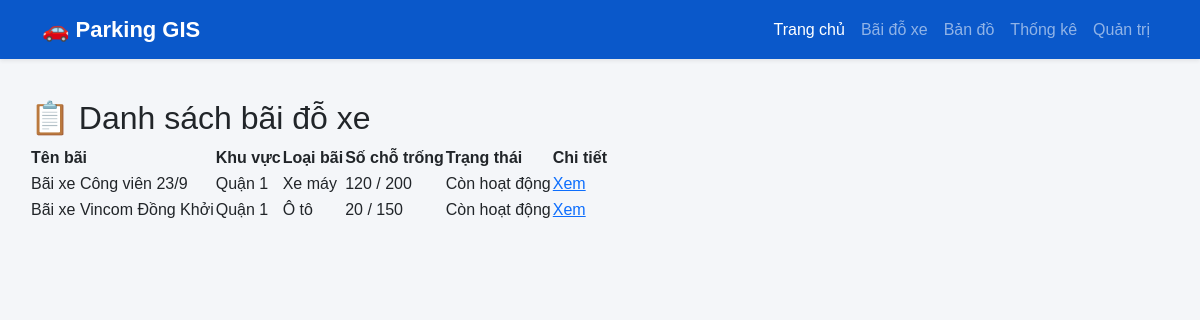
The page /parking/ on the database its author committed.
### parking/models.py (models this page shows, shortened)
class ParkingLot(models.Model):
    STATUS_CHOICES = [
        ('open', 'Đang hoạt động'),
        ('closed', 'Tạm ngưng'),
    ]
    name = models.CharField(max_length=100, verbose_name="Tên bãi đỗ xe")
    address = models.CharField(max_length=200, verbose_name="Địa chỉ")
    latitude = models.FloatField(null=True, blank=True, verbose_name="Vĩ độ")
    longitude = models.FloatField(null=True, blank=True, verbose_name="Kinh độ")
    capacity = models.IntegerField(verbose_name="Tổng số chỗ")
    available_slots = models.IntegerField(verbose_name="Số chỗ trống")
    status = models.CharField(
        max_length=10,
        choices=STATUS_CHOICES,
        default='open',
        verbose_name="Trạng thái"
    )
    area = models.ForeignKey(
        Area,
        on_delete=models.CASCADE,
        null=True,
        blank=True,
        verbose_name="Khu vực"
    )
    parking_type = models.ForeignKey(
        ParkingType,
        on_delete=models.CASCADE,
        verbose_name="Loại bãi"
    )
    class Meta:
        verbose_name = "Bãi đỗ xe"
        verbose_name_plural = "Bãi đỗ xe"

class Area(models.Model):
    name = models.CharField(max_length=100, verbose_name="Tên khu vực")
    class Meta:
        verbose_name = "Khu vực"
        verbose_name_plural = "Khu vực"
    def __str__(self):
        return self.name

class ParkingType(models.Model):
    name = models.CharField(max_length=50, verbose_name="Loại bãi đỗ")
    class Meta:
        verbose_name = "Loại bãi đỗ xe"
        verbose_name_plural = "Loại bãi đỗ xe"
    def __str__(self):
        return self.name

### parking/views.py (the view)
# urls.py: path('parking/', views.parking_list, name='parking_list'),
def parking_list(request):
    parking_lots = ParkingLot.objects.all()
    return render(request, 'parking/parking_list.html', {
        'parking_lots': parking_lots
    })

### parking/templates/parking/parking_list.html
{% extends 'parking/base.html' %}
{% block content %}
<h2>📋 Danh sách bãi đỗ xe</h2>
<table>
    <tr>
        <th>Tên bãi</th>
        <th>Khu vực</th>
        <th>Loại bãi</th>
        <th>Số chỗ trống</th>
        <th>Trạng thái</th>
        <th>Chi tiết</th>
    </tr>
    {% for p in parking_lots %}
    <tr>
        <td>{{ p.name }}</td>
        <td>{{ p.area }}</td>
        <td>{{ p.parking_type }}</td>
        <td>{{ p.available_slots }} / {{ p.capacity }}</td>
        <td>
            {% if p.status == 'open' %}
                <span class="status-open">Còn hoạt động</span>
            {% else %}
                <span class="status-closed">Tạm ngưng</span>
            {% endif %}
        </td>
        <td>
            <a href="{% url 'parking_detail' p.id %}">Xem</a>
        </td>
    </tr>
    {% empty %}
    <tr>
        <td colspan="6">Chưa có bãi đỗ xe nào.</td>
    </tr>
    {% endfor %}
</table>
{% endblock %}

### parking/templates/parking/base.html (shortened to what this page needs)
<!DOCTYPE html>
<html lang="vi">
<head>
    <link href="https://cdn.jsdelivr.net/npm/bootstrap@5.3.2/dist/css/bootstrap.min.css" rel="stylesheet">
</head>
<body>
<nav class="navbar navbar-expand-lg navbar-dark navbar-custom shadow-sm">
    <div class="container">
        <a class="navbar-brand" href="{% url 'home' %}">🚗 Parking GIS</a>
        <div class="collapse navbar-collapse" id="navbarNav">
            <ul class="navbar-nav ms-auto">
                <li class="nav-item">
                    <a class="nav-link active" href="{% url 'home' %}">Trang chủ</a>
                </li>
                <li class="nav-item">
                    <a class="nav-link" href="{% url 'parking_list' %}">Bãi đỗ xe</a>
                </li>
                <li class="nav-item">
                    <a class="nav-link" href="/map/">Bản đồ</a>
                </li>
                <li class="nav-item">
                    <a class="nav-link" href="#">Thống kê</a>
                </li>
                <li class="nav-item">
                    <a class="nav-link" href="/admin/">Quản trị</a>
                </li>
            </ul>
        </div>
    </div>
</nav>
<div class="container main-content">
    {% block content %}{% endblock %}
</div>
</body>
</html>

### parking/templates/parking/base.html (style rules this page uses)
body { background-color: #f4f6f9; font-family: Arial, sans-serif; }
.navbar-custom { background-color: #0a58ca; }
.navbar-brand { font-weight: bold; font-size: 22px; }
.main-content { padding: 40px 0; }

### rows shown on the page
ParkingLot: name "Bãi xe Công viên 23/9", area "Quận 1", parking_type "Xe máy", available_slots "120", capacity "200", status "Còn hoạt động"
ParkingLot: name "Bãi xe Vincom Đồng Khởi", area "Quận 1", parking_type "Ô tô", available_slots "20", capacity "150", status "Còn hoạt động"
